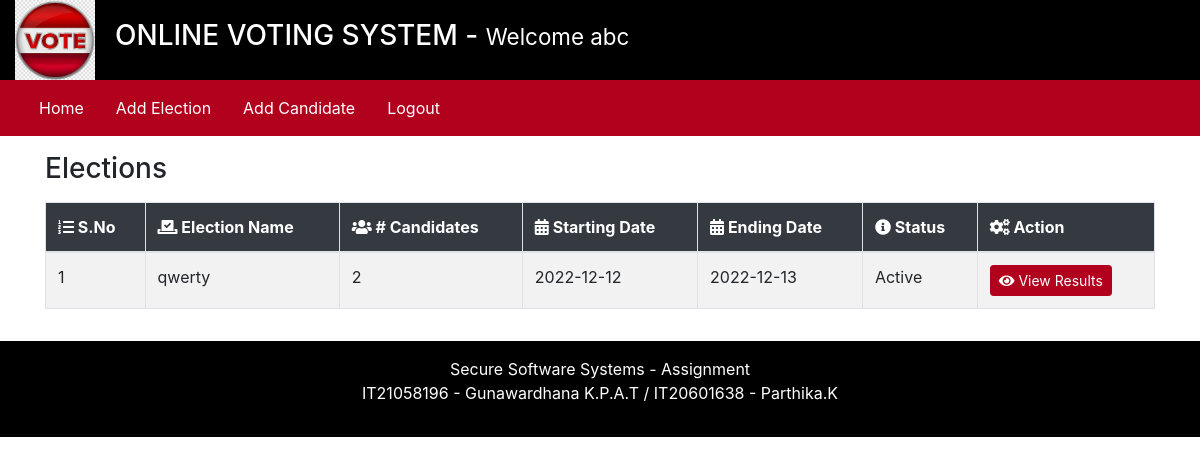
Screenshot of /admin/index.php?homepage=1 (signed in) with the database file from the repository.
### tables this page shows
CREATE TABLE `elections` (
  `id` int(11) NOT NULL,
  `election_topic` varchar(255) DEFAULT NULL,
  `no_of_candidates` int(11) DEFAULT NULL,
  `starting_date` date DEFAULT NULL,
  `ending_date` date DEFAULT NULL,
  `status` varchar(45) DEFAULT NULL,
  `inserted_by` varchar(255) DEFAULT NULL,
  `inserted_on` date DEFAULT NULL
);

### admin/inc/homepage.php (the view, shortened to what this page needs)
<!DOCTYPE html>
<html lang="en">
<head>
    <link rel="stylesheet" href="https://stackpath.bootstrapcdn.com/bootstrap/4.5.2/css/bootstrap.min.css">
    <link rel="stylesheet" href="https://cdnjs.cloudflare.com/ajax/libs/font-awesome/5.15.3/css/all.min.css">
</head>
<body>
    <div class="container">
        <div class="row my-3">
            <div class="col-12">
                <h3 class="mb-3">Elections</h3>
                <table class="table table-striped table-hover table-bordered">
                    <thead>
                        <tr>
                            <th scope="col"><i class="fas fa-list-ol"></i> S.No</th>
                            <th scope="col"><i class="fas fa-vote-yea"></i> Election Name</th>
                            <th scope="col"><i class="fas fa-users"></i> # Candidates</th>
                            <th scope="col"><i class="fas fa-calendar-alt"></i> Starting Date</th>
                            <th scope="col"><i class="fas fa-calendar-alt"></i> Ending Date</th>
                            <th scope="col"><i class="fas fa-info-circle"></i> Status</th>
                            <th scope="col"><i class="fas fa-cogs"></i> Action</th>
                        </tr>
                    </thead>
                    <tbody>
                        <?php
                            $fetchingData = mysqli_query($db, "SELECT * FROM elections") or die(mysqli_error($db));
                            $isAnyElectionAdded = mysqli_num_rows($fetchingData);
                            if($isAnyElectionAdded > 0) {
                                $sno = 1;
                                while($row = mysqli_fetch_assoc($fetchingData)) {
                                    $election_id = $row['id'];
                        ?>
                                    <tr>
                                        <td><?php echo $sno++; ?></td>
                                        <td><?php echo $row['election_topic']; ?></td>
                                        <td><?php echo $row['no_of_candidates']; ?></td>
                                        <td><?php echo $row['starting_date']; ?></td>
                                        <td><?php echo $row['ending_date']; ?></td>
                                        <td><?php echo $row['status']; ?></td>
                                        <td>
                                            <a href="index.php?viewResult=<?php echo $election_id; ?>" class="btn btn-sm btn-view-results">
                                                <i class="fas fa-eye"></i> View Results
                                            </a>
                                        </td>
                                    </tr>
                        <?php
                                }
                            } else {
                        ?>
                                <tr>
                                    <td colspan="7" class="no-election">No elections added yet.</td>
                                </tr>
                        <?php
                            }
                        ?>
                    </tbody>
                </table>
            </div>
        </div>
    </div>
</body>
</html>

### admin/inc/homepage.php (style rules this page uses)
.table thead th { background-color: #343a40; color: #fff; }
.btn-view-results { background-color: #b2011c; border-color: #b2011c; color: white; }

### rows the page displays
elections: election_topic "qwerty", no_of_candidates "2", starting_date "2022-12-12", ending_date "2022-12-13", status "Active"

### other values shown
$_SESSION['username'] "abc"
